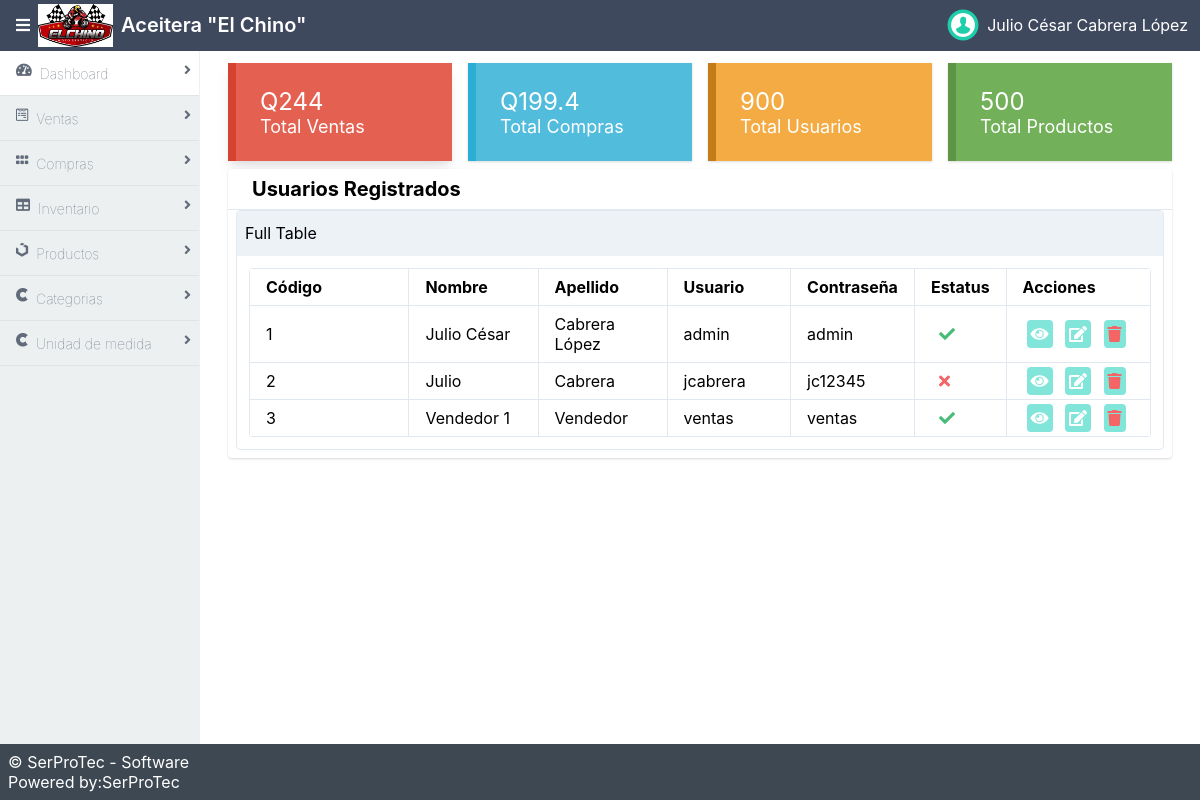
The app's page /sistema/aceiteraHome.php (signed in) with its own data.
### tables this page shows
CREATE TABLE `USUARIOS` (
  `ID_USER` int(11) NOT NULL,
  `USER` varchar(50) NOT NULL,
  `PASSWORD` varchar(50) NOT NULL,
  `NOMBRE` varchar(50) NOT NULL,
  `APELLIDOS` varchar(50) NOT NULL,
  `TIPO` varchar(50) NOT NULL,
  `ESTATUS` int(11) NOT NULL DEFAULT 0
);

### sistema/aceiteraHome.php (the view, shortened to what this page needs)
<?php
include "../conexion.php";
?>
<!DOCTYPE html>
<html lang="en">
<head>
    <link rel="stylesheet" href="../dist/styles.css">
    <link rel="stylesheet" href="../dist/all.css">
    <link rel="stylesheet" href="../dist/estilos.css">
</head>
<body>
    <div class="mx-auto bg-grey-400">
        <div class="min-h-screen flex flex-col">
            <?php
            include '../includes/header.php';
            ?>
            <div class="flex flex-1">
                <?php
                include '../includes/aside.php';
                ?>
                <main class="bg-white-300 flex-1 p-3 overflow-hidden">
                    <div class="flex flex-col">
                        <div class="flex flex-1 flex-col md:flex-row lg:flex-row mx-2">
                            <div class="shadow-lg bg-red-vibrant border-l-8 hover:bg-red-vibrant-dark border-red-vibrant-dark mb-2 p-2 md:w-1/4 mx-2">
                                <div class="p-4 flex flex-col">
                                    <a href="#" class="no-underline text-white text-2xl">
                                        Q244
                                    </a>
                                    <a href="#" class="no-underline text-white text-lg">
                                        Total Ventas
                                    </a>
                                </div>
                            </div>
                            <div class="shadow bg-info border-l-8 hover:bg-info-dark border-info-dark mb-2 p-2 md:w-1/4 mx-2">
                                <div class="p-4 flex flex-col">
                                    <a href="#" class="no-underline text-white text-2xl">
                                        Q199.4
                                    </a>
                                    <a href="#" class="no-underline text-white text-lg">
                                        Total Compras
                                    </a>
                                </div>
                            </div>
                            <div class="shadow bg-warning border-l-8 hover:bg-warning-dark border-warning-dark mb-2 p-2 md:w-1/4 mx-2">
                                <div class="p-4 flex flex-col">
                                    <a href="#" class="no-underline text-white text-2xl">
                                        900
                                    </a>
                                    <a href="#" class="no-underline text-white text-lg">
                                        Total Usuarios
                                    </a>
                                </div>
                            </div>
                            <div class="shadow bg-success border-l-8 hover:bg-success-dark border-success-dark mb-2 p-2 md:w-1/4 mx-2">
                                <div class="p-4 flex flex-col">
                                    <a href="#" class="no-underline text-white text-2xl">
                                        500
                                    </a>
                                    <a href="#" class="no-underline text-white text-lg">
                                        Total Productos
                                    </a>
                                </div>
                            </div>
                        </div>
                        <div class="flex flex-1 flex-col md:flex-row lg:flex-row mx-2">
                            <div class="rounded overflow-hidden shadow bg-white mx-2 w-full">
                                <div class="px-6 py-2 border-b border-light-grey">
                                    <div class="font-bold text-xl">Usuarios Registrados</div>
                                </div>
                                <div class="flex flex-1  flex-col md:flex-row lg:flex-row mx-2">
                                    <div class="mb-2 border-solid border-gray-300 rounded border shadow-sm w-full">
                                        <div class="bg-gray-200 px-2 py-3 border-solid border-gray-200 border-b">
                                            Full Table
                                        </div>
                                        <div class="p-3">
                                            <table class="table-responsive w-full rounded">
                                                <thead>
                                                    <tr>
                                                        <th class="border w-1/4 px-4 py-2">Código</th>
                                                        <th class="border w-1/6 px-4 py-2">Nombre</th>
                                                        <th class="border w-1/6 px-4 py-2">Apellido</th>
                                                        <th class="border w-1/6 px-4 py-2">Usuario</th>
                                                        <th class="border w-1/7 px-4 py-2">Contraseña</th>
                                                        <th class="border w-1/7 px-4 py-2">Estatus</th>
                                                        <th class="border w-1/5 px-4 py-2">Acciones</th>
                                                    </tr>
                                                </thead>
                                                <?php
                                                    $consulta_usuarios = mysqli_query($conection, "SELECT * FROM `USUARIOS`");
                                                    $resultado = mysqli_num_rows($consulta_usuarios);
                                                    if ($resultado > 0) {
                                                        while ($datos_de_usuarios = mysqli_fetch_array($consulta_usuarios)) {
                                                    ?>
                                                <tbody>
                                                    <tr>
                                                        <td class="border px-4 py-2"><?php echo $datos_de_usuarios['ID_USER']; ?></td>
                                                        <td class="border px-4 py-2"><?php echo $datos_de_usuarios['NOMBRE']; ?></td>
                                                        <td class="border px-4 py-2"><?php echo $datos_de_usuarios['APELLIDOS']; ?></td>
                                                        <td class="border px-4 py-2"><?php echo $datos_de_usuarios['USER']; ?></td>
                                                        <td class="border px-4 py-2"><?php echo $datos_de_usuarios['PASSWORD']; ?></td>
                                                        <td class="border px-4 py-2">
                                                            <?php
                                                                if($datos_de_usuarios['ESTATUS'] == 0){
                                                                    ?>
                                                                    <i class="fas fa-check text-green-500 mx-2"></i>
                                                                    <?php
                                                                }else{
                                                                    ?>
                                                                    <i class="fas fa-times text-red-500 mx-2"></i>
                                                                    <?php
                                                                }
                                                            ?>
                                                        </td>
                                                        <td class="border px-4 py-2">
                                                            <a class="bg-teal-300 cursor-pointer rounded p-1 mx-1 text-white">
                                                                <i class="fas fa-eye"></i></a>
                                                            <a class="bg-teal-300 cursor-pointer rounded p-1 mx-1 text-white">
                                                                <i class="fas fa-edit"></i></a>
                                                            <a class="bg-teal-300 cursor-pointer rounded p-1 mx-1 text-red-500">
                                                                <i class="fas fa-trash"></i>
                                                            </a>
                                                        </td>
                                                    </tr>
                                                    <?php
                                                    }
                                                }
                                                ?>
                                                </tbody>
                                            </table>
                                        </div>
                                    </div>
                                </div>
                            </div>
                        </div>
                    </div>
                </main>
            </div>
            <?php
                include "../includes/footer.php";
            ?>
        </div>
    </div>
</body>
</html>

### records on screen
usuarios: ID_USER "1", NOMBRE "Julio César", APELLIDOS "Cabrera López", USER "admin", PASSWORD "admin", ESTATUS 0 (drawn)
usuarios: ID_USER "2", NOMBRE "Julio", APELLIDOS "Cabrera", USER "jcabrera", PASSWORD "jc12345", ESTATUS 1 (drawn)
usuarios: ID_USER "3", NOMBRE "Vendedor 1", APELLIDOS "Vendedor", USER "ventas", PASSWORD "ventas", ESTATUS 0 (drawn)

### other values on screen
$_SESSION['Nombre'] "Julio César"
$_SESSION['Apellido'] "Cabrera López"
